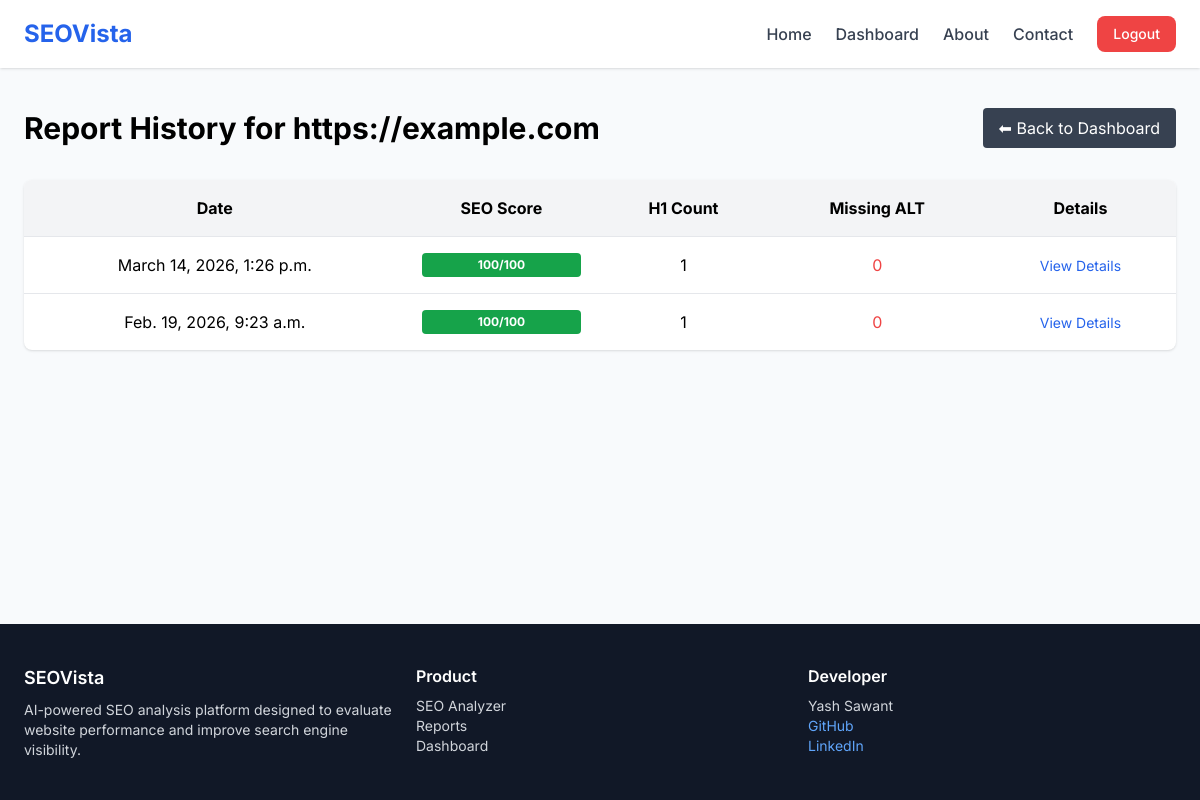
/reports/8/ (signed in), run on the app's committed database.
### projects/models.py (models this page shows, shortened)
class Project(models.Model):
    user = models.ForeignKey(User, on_delete=models.CASCADE)
    website_url = models.URLField()
    created_at = models.DateTimeField(auto_now_add=True)

### analyzer/models.py (models this page shows, shortened)
class SEOReport(models.Model):
    project = models.ForeignKey(Project, on_delete=models.CASCADE)
    title = models.TextField(null=True, blank=True)
    meta_description = models.TextField(null=True, blank=True)
    h1_count = models.IntegerField(default=0)
    missing_alt_count = models.IntegerField(default=0)
    score = models.IntegerField(default=0)
    robots_txt_found = models.BooleanField(default=False)
    sitemap_found = models.BooleanField(default=False)
    has_hsts = models.BooleanField(default=False)
    has_csp = models.BooleanField(default=False)
    has_x_frame = models.BooleanField(default=False)
    pages_crawled = models.IntegerField(default=0)   # <-- ADD THIS
    status = models.CharField(max_length=20, default="Completed")
    analyzed_at = models.DateTimeField(auto_now_add=True)
    issues = models.TextField(blank=True, null=True)
    crawl_map = models.TextField(blank=True, null=True)

### analyzer/views.py (the view)
# urls.py: path('reports/<int:project_id>/', views.report_history, name='report_history'),
@login_required
def report_history(request, project_id):
    project = get_object_or_404(Project, id=project_id, user=request.user)
    reports = SEOReport.objects.filter(
        project=project
    ).order_by("-analyzed_at")
    return render(request, "report_history.html", {
        "project": project,
        "reports": reports
    })

### templates/report_history.html (shortened to what this page needs)
{% extends 'base.html' %}
{% block content %}
<div class="flex justify-between items-center mb-8">
<h2 class="text-3xl font-bold">
Report History for {{ project.website_url }}
</h2>
<a href="{% url 'dashboard' %}"
class="bg-gray-700 text-white px-4 py-2 rounded hover:bg-gray-800">
⬅ Back to Dashboard
</a>
</div>
{% if reports %}
<div class="bg-white shadow rounded-lg overflow-hidden">
<table class="w-full text-center">
<thead class="bg-gray-100">
<tr>
<th class="p-4">Date</th>
<th class="p-4">SEO Score</th>
<th class="p-4">H1 Count</th>
<th class="p-4">Missing ALT</th>
<th class="p-4">Details</th>
</tr>
</thead>
<tbody>
{% for report in reports %}
<tr class="border-t hover:bg-gray-50">
<td class="p-4">
{{ report.analyzed_at }}
</td>
<td class="p-4">
<div class="w-full bg-gray-200 rounded h-6 overflow-hidden">
<div
class="h-6 text-xs font-bold text-white text-center leading-6
{% if report.score >= 80 %}
bg-green-600
{% elif report.score >= 50 %}
bg-yellow-500 text-black
{% else %}
bg-red-500
{% endif %}"
style="width: {{ report.score }}%;">
{{ report.score }}/100
</div>
</div>
</td>
<td class="p-4">
{{ report.h1_count }}
</td>
<td class="p-4 text-red-500">
{{ report.missing_alt_count }}
</td>
<td class="p-4">
<button
onclick="toggleDetails('{{ report.id }}')"
class="text-blue-600 hover:underline text-sm">
View Details
</button>
</td>
</tr>
{% endfor %}
</tbody>
</table>
</div>
{% else %}
<div class="bg-white p-6 shadow rounded-lg">
<p class="text-gray-600">
No reports yet.
</p>
</div>
{% endif %}
{% endblock %}

### templates/base.html (style rules this page uses)
body { font-family:'Inter',sans-serif; background:#F8FAFC; }

### data on the page
Project: website_url "https://example.com"
SEOReport: analyzed_at "March 14, 2026, 1:26 p.m.", score "100", h1_count "1", missing_alt_count "0"
SEOReport: analyzed_at "Feb. 19, 2026, 9:23 a.m.", score "100", h1_count "1", missing_alt_count "0"
